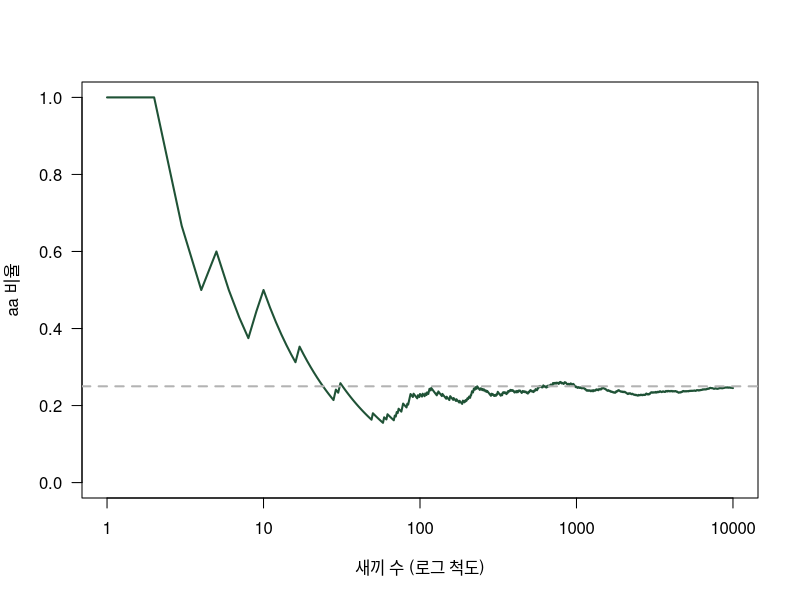
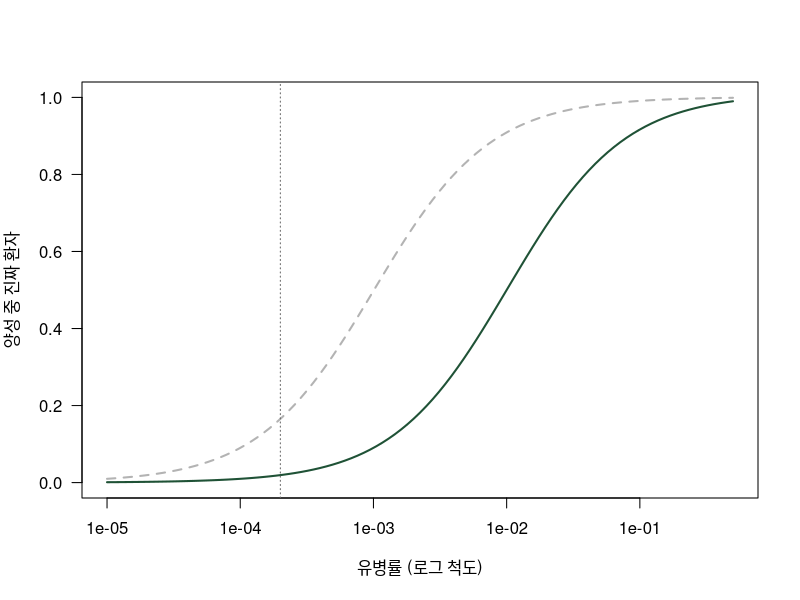
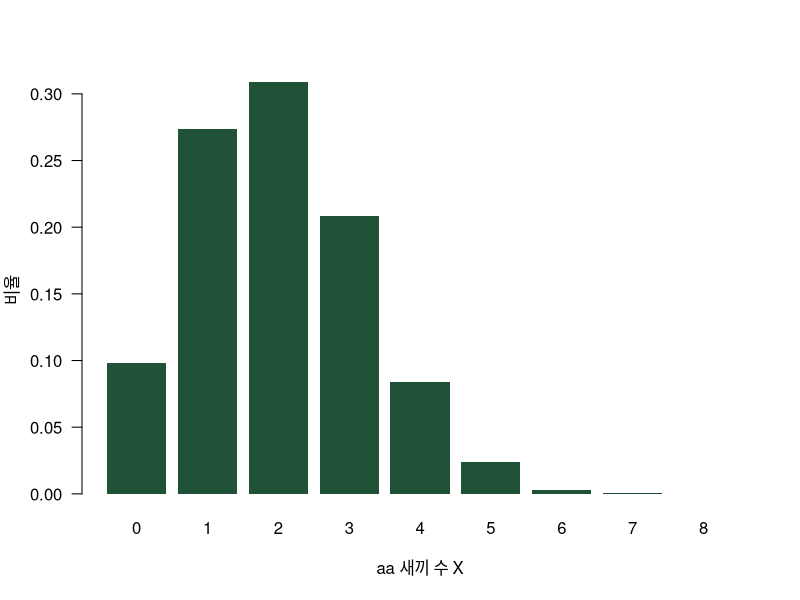
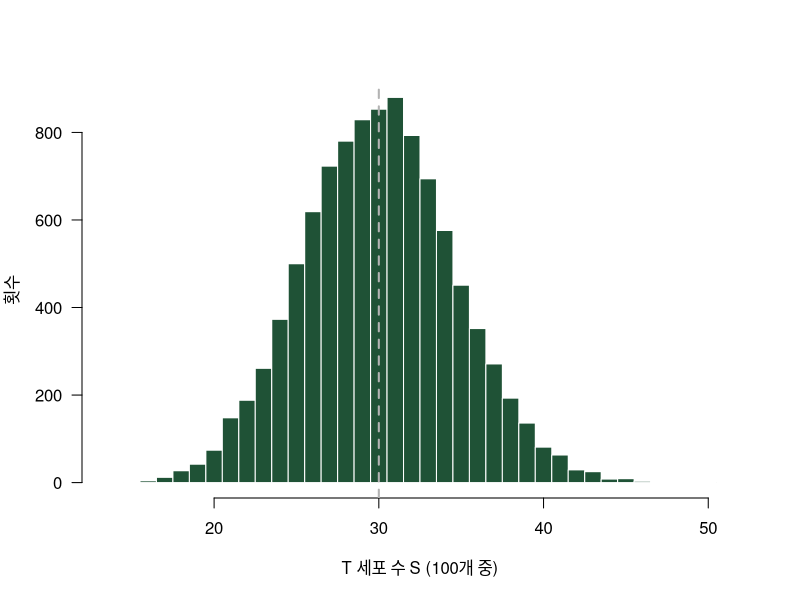
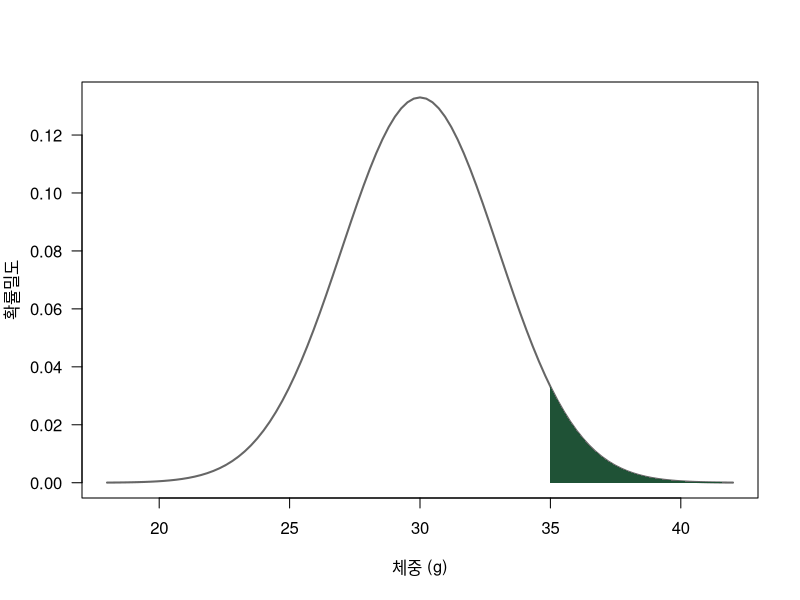

Write the R code that produced these figures, in order.
## ---- chunk 1
#| label: cross
cross <- function(n, A = "A", a = "a") {      # Aa × Aa 교배에서 새끼 n마리
  mom <- sample(c(A, a), n, replace = TRUE)   # 엄마가 물려주는 대립유전자
  dad <- sample(c(A, a), n, replace = TRUE)   # 아빠가 물려주는 대립유전자
  ifelse(mom == a & dad == a, paste0(a, a),
         ifelse(mom == A & dad == A, paste0(A, A), paste0(A, a)))
}

set.seed(20261019)
pups <- cross(10000)
table(pups)[c("AA", "Aa", "aa")] / 10000
## ---- chunk 2
#| label: fig-running
#| fig-cap: "새끼 수가 늘어날 때 aa 비율의 변화. 회색 선은 참값 1/4"
#| fig-height: 3.5
run <- cumsum(pups == "aa") / seq_along(pups)   # 처음 k마리까지의 aa 비율
run[c(10, 100, 1000, 10000)]

plot(run, type = "l", log = "x", col = "#1F5236", lwd = 2, las = 1, ylim = c(0, 1),
     xlab = "새끼 수 (로그 척도)", ylab = "aa 비율")
abline(h = 0.25, col = "grey70", lwd = 2, lty = 2)
## ---- chunk 3
#| label: conditional
dominant <- pups != "aa"            # 조건: 우성 표현형
mean(pups[dominant] == "Aa")        # 그중 Aa의 비율
## ---- chunk 4
#| label: independence
set.seed(2)
gA <- cross(10000)                  # 유전자 A
gB <- cross(10000, "B", "b")        # 유전자 B (따로 뽑음 = 독립)
c(P_aa = mean(gA == "aa"), P_bb = mean(gB == "bb"),
  P_both = mean(gA == "aa" & gB == "bb"),
  product = mean(gA == "aa") * mean(gB == "bb"))
## ---- chunk 5
#| label: screening
set.seed(3)
N <- 1e6
disease  <- runif(N) < 1/5000                        # 환자 여부
positive <- logical(N)
positive[disease]  <- runif(sum(disease))  < 0.99    # 환자: 99% 양성
positive[!disease] <- runif(sum(!disease)) < 0.01    # 건강: 1% 양성 (가짜 양성)

table(disease, positive)
mean(disease[positive])             # 양성 중 진짜 환자의 비율
## ---- chunk 6
#| label: fig-ppv
#| fig-cap: "유병률에 따른 '양성 중 진짜 환자의 비율'. 초록: 민감도·특이도 99%, 회색: 특이도만 99.9%"
#| fig-height: 3.5
ppv <- function(prev, sens = 0.99, spec = 0.99)
  sens * prev / (sens * prev + (1 - spec) * (1 - prev))

c(rare = ppv(1/5000), common = ppv(1/100), better_spec = ppv(1/5000, spec = 0.999))

curve(ppv(x), from = 1e-5, to = 0.5, log = "x", lwd = 2, col = "#1F5236", las = 1,
      ylim = c(0, 1), xlab = "유병률 (로그 척도)", ylab = "양성 중 진짜 환자")
curve(ppv(x, spec = 0.999), add = TRUE, lwd = 2, lty = 2, col = "grey70")
abline(v = 1/5000, col = "grey40", lty = 3)
## ---- chunk 7
#| label: litter
set.seed(4)
X <- replicate(10000, sum(cross(8) == "aa"))   # 1만 배의 X
table(X) / 10000
## ---- chunk 8
#| label: fig-litter
#| fig-cap: "한 배 새끼 8마리 중 aa의 수. 1만 배를 시뮬레이션"
#| fig-height: 3.5
barplot(table(factor(X, levels = 0:8)) / 10000, col = "#1F5236", border = NA, las = 1,
        xlab = "aa 새끼 수 X", ylab = "비율")
## ---- chunk 9
#| label: litter-moments
c(mean = mean(X), var = var(X))
## ---- chunk 10
#| label: urn
set.seed(5)
urn <- rep(c(1, 0), times = c(30, 70))    # 1 = T 세포, 0 = 다른 세포
S <- replicate(10000, sum(sample(urn, 100, replace = TRUE)))   # 캡처 1만 번
c(mean = mean(S), sd = sd(S))
c(mean = mean(S / 100), sd = sd(S / 100))   # 비율 S/n
range(S)
## ---- chunk 11
#| label: fig-urn
#| fig-cap: "세포 100개 캡처를 1만 번 반복했을 때 T 세포 수. 회색 선은 기댓값 30"
#| fig-height: 3.5
hist(S, breaks = seq(min(S) - 0.5, max(S) + 0.5, by = 1), col = "#1F5236", border = "white",
     las = 1, main = "", xlab = "T 세포 수 S (100개 중)", ylab = "횟수")
abline(v = 30, col = "grey70", lwd = 2, lty = 2)
## ---- chunk 12
#| label: fig-normal-area
#| fig-cap: "마우스 체중 분포(평균 30 g, SD 3 g). 칠한 넓이 = P(체중 > 35)"
#| fig-height: 3.5
curve(dnorm(x, mean = 30, sd = 3), from = 18, to = 42, lwd = 2, col = "grey40",
      las = 1, xlab = "체중 (g)", ylab = "확률밀도")
xs <- seq(35, 42, length.out = 100)
polygon(c(35, xs, 42), c(0, dnorm(xs, 30, 3), 0), col = "#1F5236", border = NA)
## ---- chunk 13
#| label: pnorm
1 - pnorm(35, mean = 30, sd = 3)        # 공식: P(체중 > 35)
set.seed(6)
mean(rnorm(1e5, mean = 30, sd = 3) > 35) # Monte Carlo: 10만 마리 중 35 g 초과 비율
qnorm(0.975)                             # 표준정규분포의 97.5% 지점
